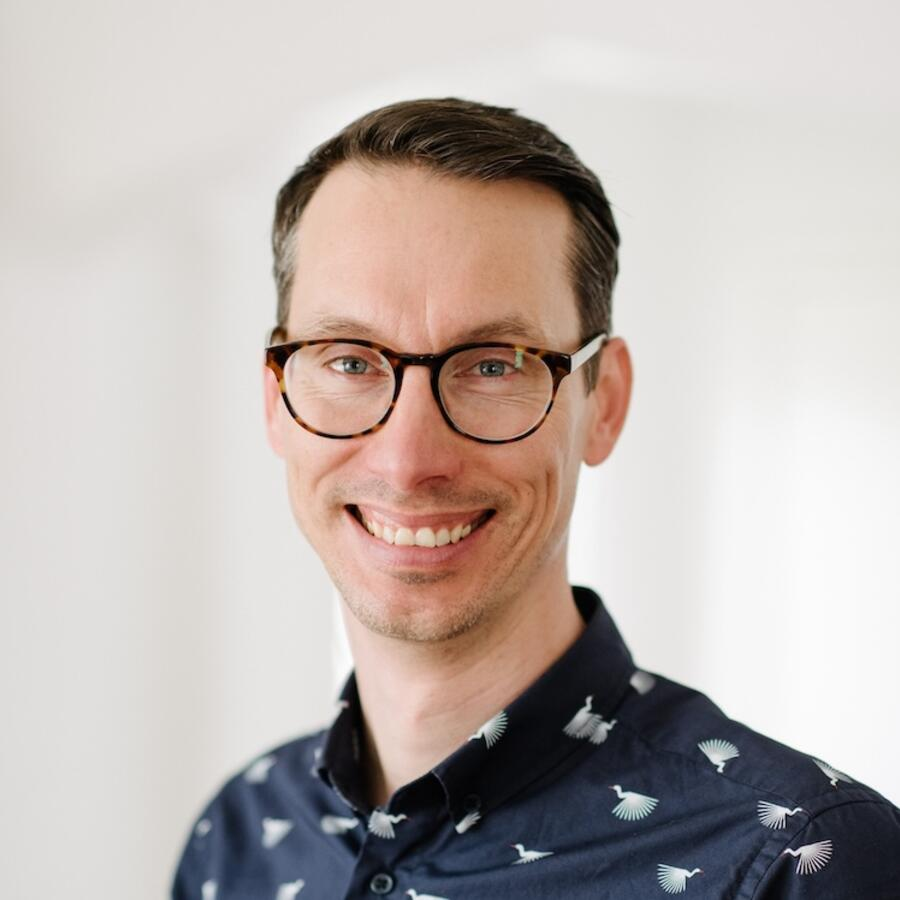
#> input picture usf_headshots/ Jason Meintjes.jpg, 900 x 900 px; its folder holds only this picture in this run
$ jupyter execute --allow-errors eigenfaces_caseStudy.ipynb
#> lines starting #> are read from the running program, lines starting #| are printed output that depends on the picture
# EigenFaces Case Study
## Class: MATH373
### Members: Disha Khati and Tyler Soong

[cell 1]
# Importing necessary libraries
import pandas as pd
import os
import cv2
import numpy as np
import mediapipe as mp
import matplotlib.pyplot as plt
from sklearn.decomposition import PCA

[cell 2]
# Setting up MediaPipe Face Landmarker (suppress native stderr during setup)
model_path = 'face_landmarker.task'
import os, sys
BaseOptions = mp.tasks.BaseOptions
FaceLandmarker = mp.tasks.vision.FaceLandmarker
FaceLandmarkerOptions = mp.tasks.vision.FaceLandmarkerOptions
VisionRunningMode = mp.tasks.vision.RunningMode
# Context manager to suppress native (FD-level) stderr from C/C++ extensions
class suppress_native_stderr:
    # [11 lines left out: functions __enter__, __exit__, not called in this run]

[cell 3]
# Getting the landmarks for the pretty faces
# [23 lines left out: function get_landmarks, not called in this run]

# Parameters for feature detection and matching
MAX_FEATURES = 500
GOOD_MATCH_PERCENT = 0.15

face_cascade = cv2.CascadeClassifier(cv2.data.haarcascades + 'haarcascade_frontalface_default.xml')

# completely stolen from opn cv
# [33 lines left out: function alignImages, not called in this run]

# Loading the images
root_dir = 'usf_headshots'
images = []
for f_name in os.listdir(root_dir):
    img = cv2.imread(os.path.join(root_dir, f_name), cv2.IMREAD_COLOR)
#> img is the input picture: shape (900, 900, 3); mean B, G, R 175.7, 179.5, 188.8

    if img is not None:
        img = cv2.resize(img, (128, 128))
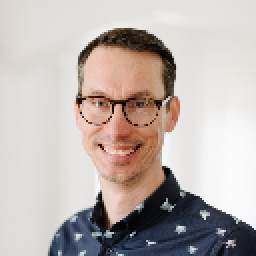
#> img: shape (128, 128, 3) (shown 2 times larger); mean B, G, R 175.6, 179.4, 188.7
        images.append(img)

#> (the rest of this cell did not finish here and is left out)

[cell 4]
# Getting to the fun part
X = np.load('aligned_images.npy')
#> (reads aligned_images.npy from the repository)

# Flattening the images into vectors
flattened = []
for img in X:
    flattened.append(img.flatten())

X = np.array(flattened, dtype=np.float32)

# Getting the "mean" face and centering the data around it
mean_face = np.mean(X, axis=0)
X_centered = X - mean_face

# PCA!!!
pca = PCA()
pca.fit(X_centered)

# Top 4 faces
eigenfaces = pca.components_[:4]  # top 4

fig, axes = plt.subplots(1, 4, figsize=(16, 4))

for i, ax in enumerate(axes):
    ef_img = pca.components_[i].reshape(128, 128)
    ef_img = cv2.normalize(ef_img, None, 0, 255, cv2.NORM_MINMAX)
    ax.imshow(ef_img, cmap='gray')
    ax.set_title(f'Eigenface {i+1}')
    ax.axis('off')

plt.suptitle('Top 4 Eigenfaces', fontsize=14, fontweight='bold')
plt.savefig('top_4_eigenfaces.png')
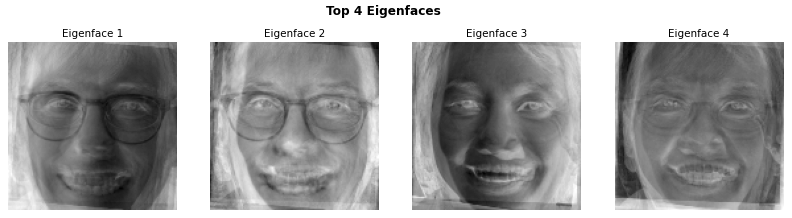
#> figure drawn by matplotlib, 4 panels
plt.tight_layout()
plt.show()
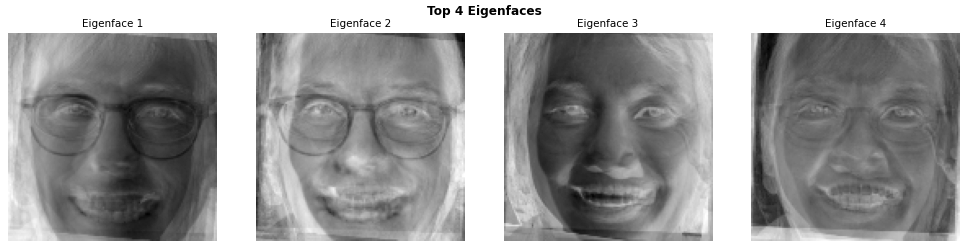
#> figure drawn by matplotlib, 4 panels

# Getting proportions of variance explained by the top 4 eigenfaces
variance_explained = pca.explained_variance_ratio_[:4]
print("Proportions of variance explained: ", variance_explained)
print("Total variance explained by the top 4 eigenfaces:", sum(variance_explained))


# Making James the reference image
person = X_centered[14].reshape(1, -1)
coefficients = pca.transform(person)[0][:4]  # weights for top 4 eigenfaces
print("Linear combination coefficients of top 4 Eigenfaces for James:", coefficients)

[cell 5]
#Getting a visual of the reconstruction using the top 4 eigenfaces
person_idx = 14

mean_face = pca.mean_
eigenfaces = pca.components_[:4]

# Using pca.transform for correct coefficients
person_centered = X_centered[person_idx].reshape(1, -1)
coefficients = pca.transform(person_centered)[0][:4]

# Reconstructing using these coefficients
reconstructed = mean_face + coefficients @ eigenfaces

fig, axes = plt.subplots(1, 2, figsize=(8, 4))

axes[0].imshow(X[person_idx].reshape(128, 128), cmap='gray')
axes[0].set_title('James (Original)')
axes[0].axis('off')

axes[1].imshow(reconstructed.reshape(128, 128), cmap='gray')
axes[1].set_title(f'Reconstructed from 4 Eigenfaces\npc1={coefficients[0]:.1f}, pc2={coefficients[1]:.1f}, pc3={coefficients[2]:.1f}, pc4={coefficients[3]:.1f}')
axes[1].axis('off')

plt.tight_layout()
plt.savefig('james_reconstruction.png')
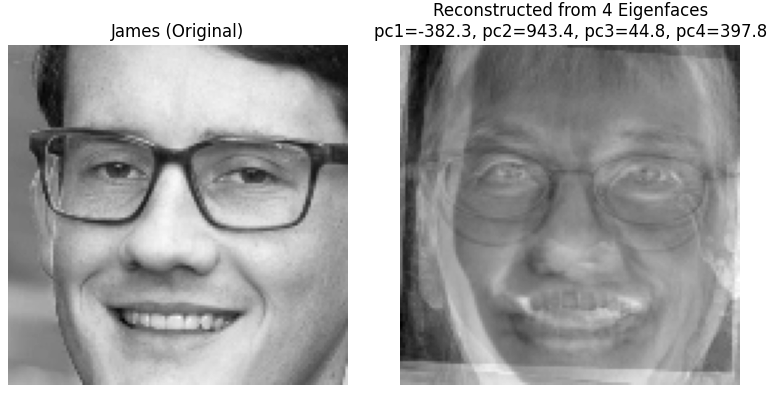
#> figure drawn by matplotlib, 2 panels
plt.show()

[cell 6]
#Getting a visual of the reconstruction using the top 4 eigenfaces
person_idx = 9

mean_face = pca.mean_
eigenfaces = pca.components_[:4]

# Using pca.transform for correct coefficients
person_centered = X_centered[person_idx].reshape(1, -1)
coefficients = pca.transform(person_centered)[0][:4]

# Reconstructing using these coefficients
reconstructed = mean_face + coefficients @ eigenfaces

fig, axes = plt.subplots(1, 2, figsize=(8, 4))

axes[0].imshow(X[person_idx].reshape(128, 128), cmap='gray')
axes[0].set_title('Peter (Original)')
axes[0].axis('off')

axes[1].imshow(reconstructed.reshape(128, 128), cmap='gray')
axes[1].set_title(f'Reconstructed from 4 Eigenfaces\npc1={coefficients[0]:.1f}, pc2={coefficients[1]:.1f}, pc3={coefficients[2]:.1f}, pc4={coefficients[3]:.1f}')
axes[1].axis('off')

plt.tight_layout()
plt.savefig('peter_reconstruction.png')
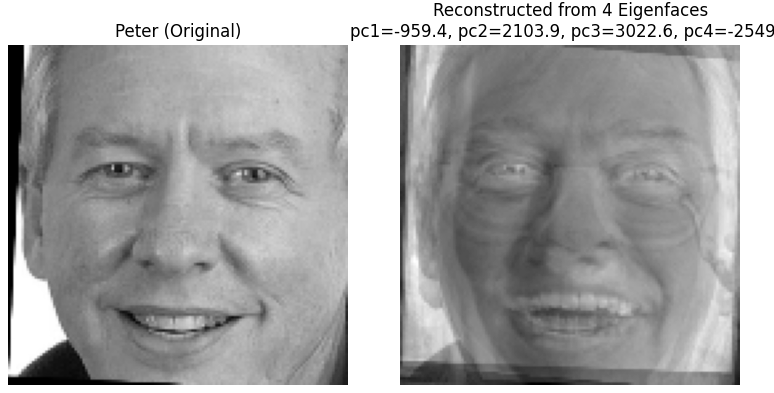
#> figure drawn by matplotlib, 2 panels
plt.show()
